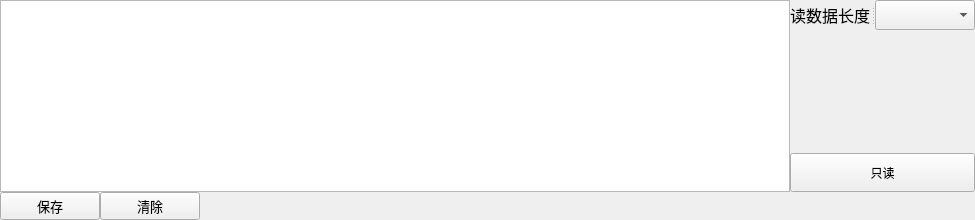
    <widget class="QWidget" name="log_widget" native="true">
     <property name="minimumSize">
      <size>
       <width>500</width>
       <height>125</height>
      </size>
     </property>
     <layout class="QGridLayout" name="gridLayout_3">
      <property name="leftMargin">
       <number>0</number>
      </property>
      <property name="topMargin">
       <number>0</number>
      </property>
      <property name="rightMargin">
       <number>0</number>
      </property>
      <property name="bottomMargin">
       <number>0</number>
      </property>
      <property name="spacing">
       <number>0</number>
      </property>
      <item row="0" column="0" colspan="3">
       <widget class="QPlainTextEdit" name="text_log">
        <property name="minimumSize">
         <size>
          <width>790</width>
          <height>0</height>
         </size>
        </property>
        <property name="font">
         <font>
          <family>宋体</family>
          <pointsize>12</pointsize>
         </font>
        </property>
        <property name="frameShadow">
         <enum>QFrame::Shadow::Raised</enum>
        </property>
        <property name="readOnly">
         <bool>true</bool>
        </property>
        <property name="plainText">
         <string/>
        </property>
       </widget>
      </item>
      <item row="0" column="3">
       <layout class="QVBoxLayout" name="verticalLayout">
        <item>
         <widget class="QSplitter" name="splitter">
          <property name="orientation">
           <enum>Qt::Orientation::Horizontal</enum>
          </property>
          <widget class="QLabel" name="label_receive_size">
           <property name="minimumSize">
            <size>
             <width>81</width>
             <height>30</height>
            </size>
           </property>
           <property name="maximumSize">
            <size>
             <width>81</width>
             <height>30</height>
            </size>
           </property>
           <property name="font">
            <font>
             <pointsize>12</pointsize>
             <bold>false</bold>
            </font>
           </property>
           <property name="text">
            <string>读数据长度</string>
           </property>
          </widget>
          <widget class="QComboBox" name="combo_box_size">
           <property name="minimumSize">
            <size>
             <width>100</width>
             <height>30</height>
            </size>
           </property>
           <property name="maximumSize">
            <size>
             <width>100</width>
             <height>30</height>
            </size>
           </property>
           <property name="font">
            <font>
             <pointsize>12</pointsize>
            </font>
           </property>
          </widget>
         </widget>
        </item>
        <item>
         <spacer name="verticalSpacer_2">
          <property name="orientation">
           <enum>Qt::Orientation::Vertical</enum>
          </property>
          <property name="sizeHint" stdset="0">
           <size>
            <width>20</width>
            <height>40</height>
           </size>
          </property>
         </spacer>
        </item>
        <item>
         <widget class="QPushButton" name="button_receive">
          <property name="minimumSize">
           <size>
            <width>0</width>
            <height>39</height>
           </size>
          </property>
          <property name="maximumSize">
           <size>
            <width>271</width>
            <height>40</height>
           </size>
          </property>
          <property name="text">
           <string>只读</string>
          </property>
         </widget>
        </item>
       </layout>
      </item>
      <item row="1" column="0">
       <widget class="QPushButton" name="button_save">
        <property name="minimumSize">
         <size>
          <width>50</width>
          <height>25</height>
         </size>
        </property>
        <property name="maximumSize">
         <size>
          <width>100</width>
          <height>100</height>
         </size>
        </property>
        <property name="font">
         <font>
          <family>宋体</family>
          <pointsize>10</pointsize>
         </font>
        </property>
        <property name="toolTip">
         <string>保存</string>
        </property>
        <property name="text">
         <string>保存</string>
        </property>
       </widget>
      </item>
      <item row="1" column="1">
       <widget class="QPushButton" name="button_clear">
        <property name="minimumSize">
         <size>
          <width>50</width>
          <height>25</height>
         </size>
        </property>
        <property name="maximumSize">
         <size>
          <width>100</width>
          <height>100</height>
         </size>
        </property>
        <property name="font">
         <font>
          <family>宋体</family>
          <pointsize>10</pointsize>
         </font>
        </property>
        <property name="toolTip">
         <string>清除</string>
        </property>
        <property name="text">
         <string>清除</string>
        </property>
       </widget>
      </item>
     </layout>
    </widget>
